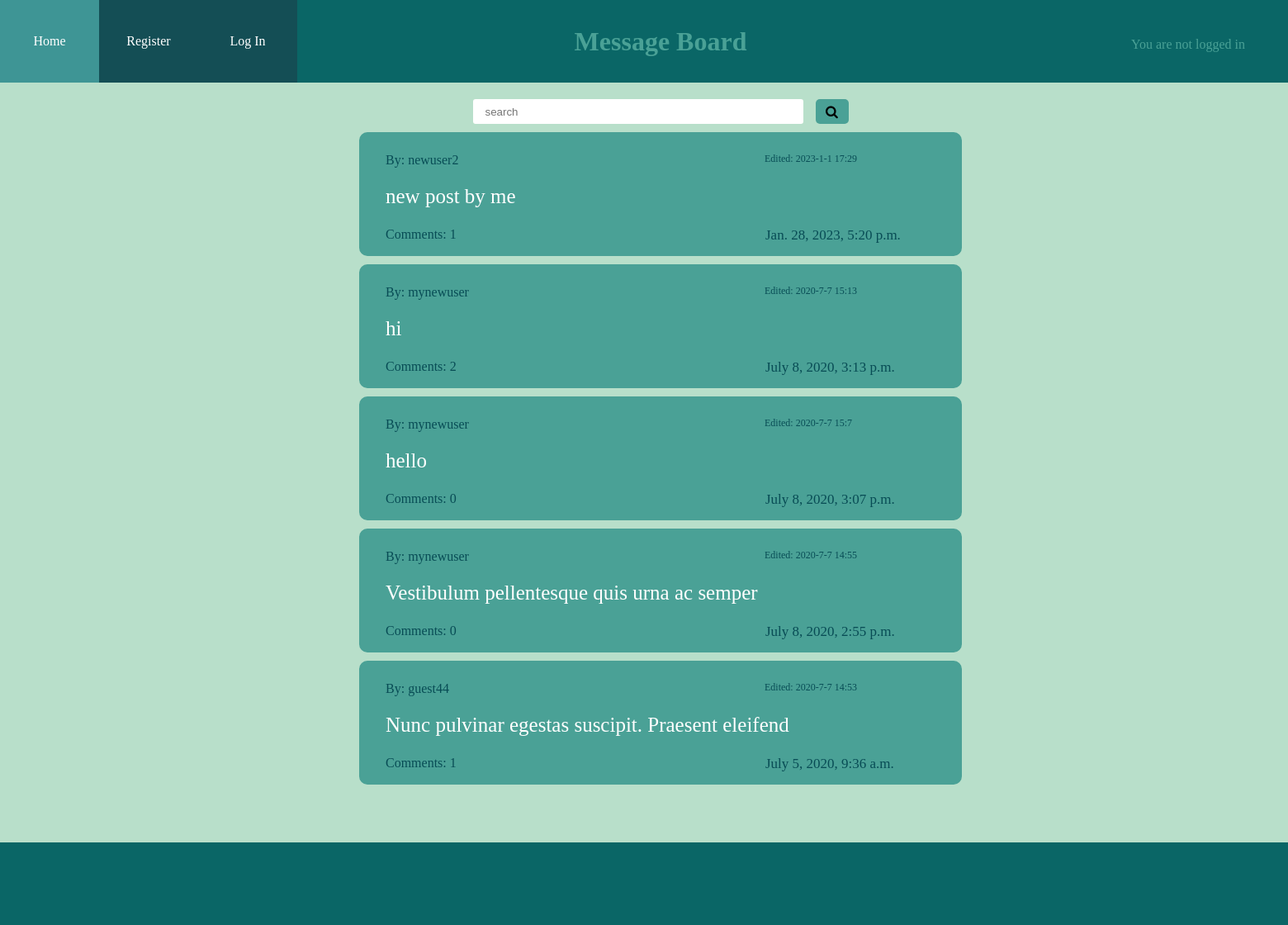
The page / on the database its author committed.
### post/models.py (models this page shows)
class Post(models.Model):
    title= models.CharField(max_length=30,null=True,blank=True)
    body= models.TextField(max_length=500)
    date= models.DateTimeField(auto_now_add=True)
    edit_date=models.DateTimeField(blank=True,null=True)
    author= models.ForeignKey(settings.AUTH_USER_MODEL,on_delete=models.DO_NOTHING,default=None)
    comments_amount=models.IntegerField(default=0)

### account/models.py (models this page shows)
class User(AbstractUser):
     dob=models.CharField(max_length=20,default=0)

### homepage/views.py (the view)
# urls.py: path('', views.homepage, name="homepage"),
def homepage(request):
    posts=Post.objects.all().order_by('date').reverse()
    return render(request,"homepage/homepage.html",{'posts':posts})

### homepage/templates/homepage/homepage.html (shortened to what this page needs)
{% extends "main.html" %}
{% load static %}
{% block content %}
    <link rel="stylesheet" href="https://cdnjs.cloudflare.com/ajax/libs/font-awesome/4.7.0/css/font-awesome.min.css">
    <link rel="stylesheet" type="text/css" href="{% static 'homepage/homepagestyles.css' %}">
    <div class="searchouter">
        <form method="GET" action="/search" class="searchcontainer">
                <input type="text" name="s" class="search" placeholder="search" required></input>
                <button type="submit" class="fa fa-search searchb"></button>
        </form>
    </div>
    {%if posts %}
        {% for post in posts %}
            <div class="post">
                <div class="upper_container">
                    <a class="author">By: {{ post.author}}</a>
                    {% if post.edit_date %}
                        <span class="edited">Edited: {{post.edit_date.year}}-{{post.edit_date.month}}-{{post.edit_date.month}} {{post.edit_date.hour}}:{{post.edit_date.minute}} </span>
                    {% endif %}
                </div>
                <a class="title" href="/post/{{ post.id }}">{{ post.title }}</a>
                <div class="lower_container">
                    <a class="comments"><span>Comments: </span>{{ post.comments_amount }}</a>
                    <a class="date">{{ post.date }}</a>
                </div>
            </div>
        {% endfor %}
        <div class="empty"></div>
        {% endif %}
{% endblock %}

### homepage/static/homepage/mainstyles.css (style rules this page uses)
* { margin:0;padding:0 }
a { text-decoration: none; color:white; }
body { background-color: rgba(94, 184, 136, 0.438); }

### homepage/static/homepage/homepagestyles.css (style rules this page uses)
.post { margin:auto auto 10px auto; height:150px; width:730px; border:2px solid rgb(74, 161, 150); border-radius: 10px; background-color: rgb(74, 161, 150); display:flex; flex-direction: column; justify-content: center; margin-top:10px; box-sizing:border-box; padding-bottom:10px; }
.upper_container { display:flex; flex-direction:row; position:relative; }
.author { margin-left:30px; color:rgb(8, 76, 85); }
.title { color:white; margin-left:30px; margin-top:21px; margin-bottom:3px; font-size: 25px; }
.lower_container { margin-top:20px; display:flex; flex-direction:row; position:relative; width:720px; }
.date { color:rgb(8, 76, 85); position:absolute; font-size: 17px; left:490px; }
.edited { position:absolute; left:489px; color:rgb(8, 76, 85); font-size:12px; }
.comments { position:absolute; left:-330px; margin-left:360px; color:rgb(8, 76, 85); }
.searchouter { width:1200px; height:30px; margin:auto; margin-top:20px; display:flex; justify-content:center }
.searchcontainer { display:flex; }
.search { height:30px; width:400px; border:none; border-radius:3px; padding-left:15px; box-sizing:border-box; }
.searchb { height:30px; margin-left:15px; background-color:rgb(74, 161, 150); border:none; border-radius:5px; width:40px; }
.empty { height:160px; }

### rows shown on the page
Post: author "newuser2", edit_date.year "2023", edit_date.month "1", edit_date.hour "17", edit_date.minute "29", title "new post by me", comments_amount "1", date "Jan. 28, 2023, 5:20 p.m."
Post: author "mynewuser", edit_date.year "2020", edit_date.month "7", edit_date.hour "15", edit_date.minute "13", title "hi", comments_amount "2", date "July 8, 2020, 3:13 p.m."
Post: author "mynewuser", edit_date.year "2020", edit_date.month "7", edit_date.hour "15", edit_date.minute "7", title "hello", comments_amount "0", date "July 8, 2020, 3:07 p.m."
Post: author "mynewuser", edit_date.year "2020", edit_date.month "7", edit_date.hour "14", edit_date.minute "55", title "Vestibulum pellentesque quis urna ac semper", comments_amount "0", date "July 8, 2020, 2:55 p.m."
Post: author "guest44", edit_date.year "2020", edit_date.month "7", edit_date.hour "14", edit_date.minute "53", title "Nunc pulvinar egestas suscipit. Praesent eleifend", comments_amount "1", date "July 5, 2020, 9:36 a.m."
